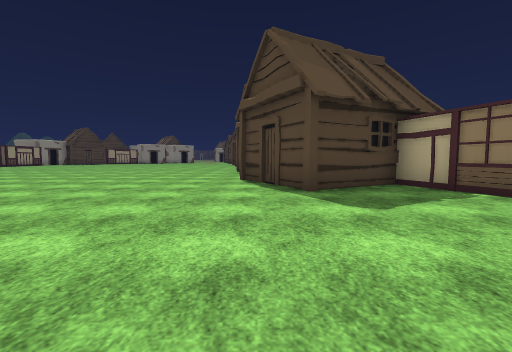
[1] (above)

23 first-person views from a walk through a scene from a Unity 3-D project. The camera is 1.2 m above the floor, tilts 4° down and sees 90° across. The floor is counted in squares, 2 m on a side. Each view is taken from the middle of a square. On the plan, view 1 faces up. The plan holds only what a view shows up to about 9 squares ahead; the rest is blank. The place goes on beyond the plan. Some animated figures are not drawn. Some surface patterns are stand-ins.

[2]
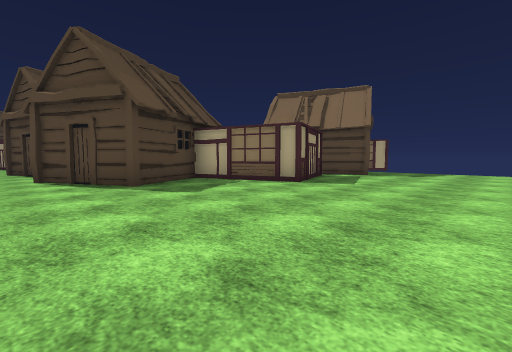

[3]
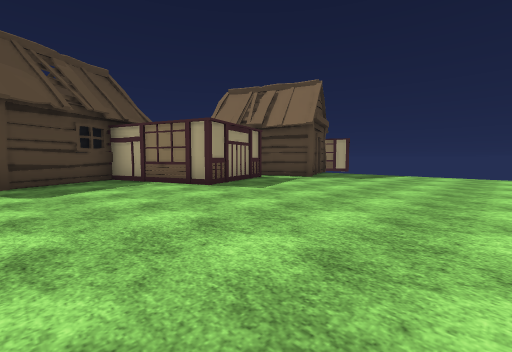

[4]
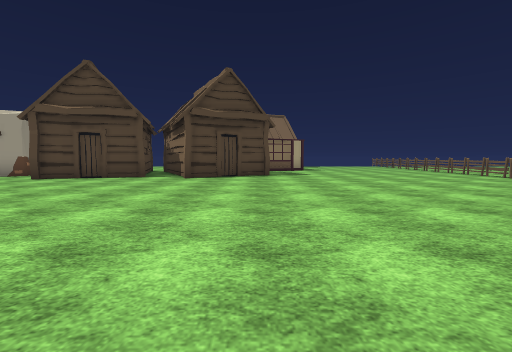

[5]
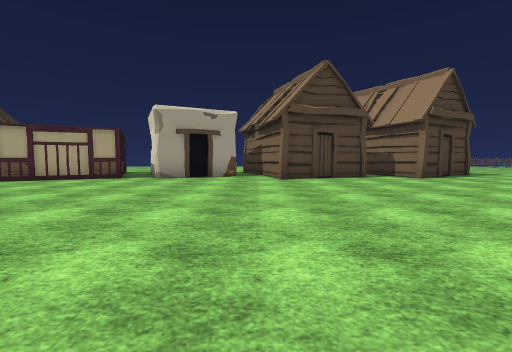

[6]
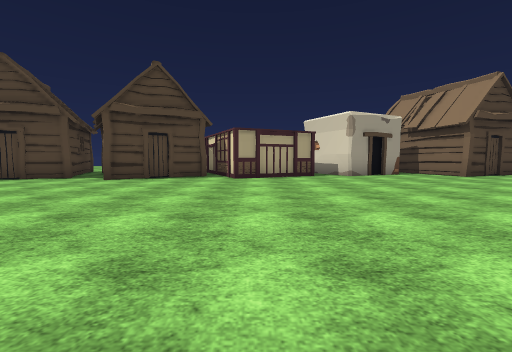

[7]
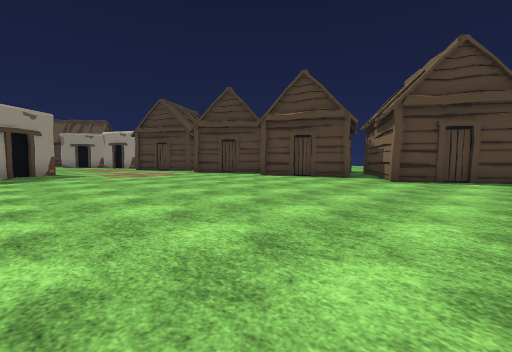

[8]
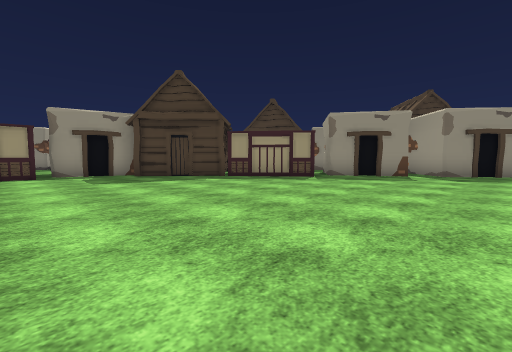

[9]
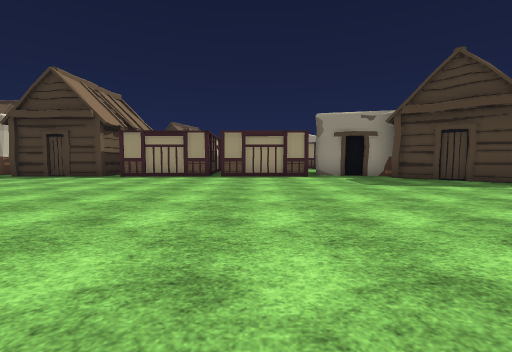

[10]
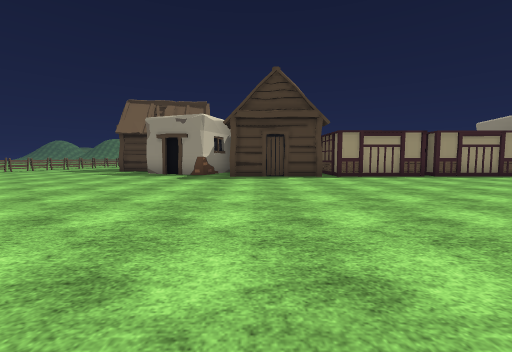

[11]
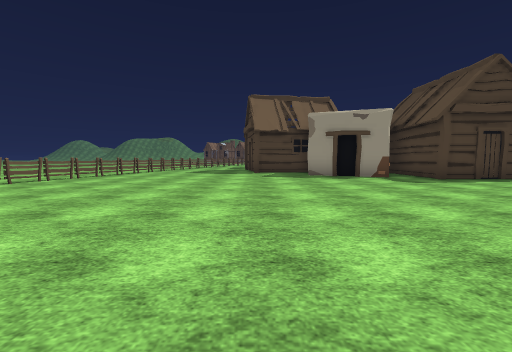

[12]
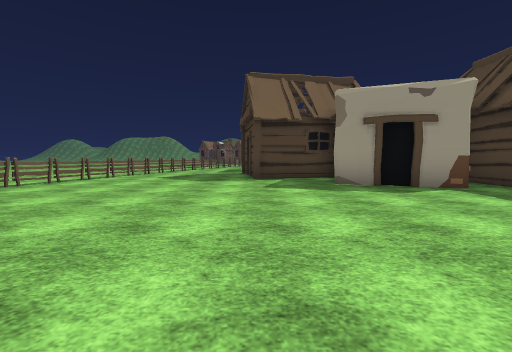

[13]
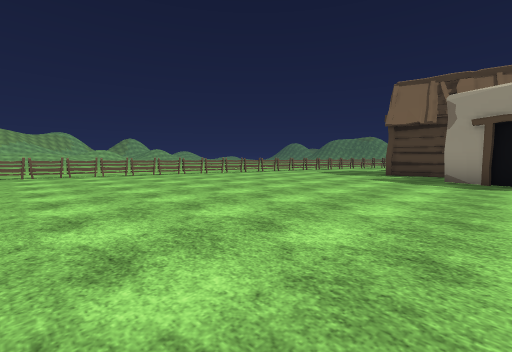

[14]
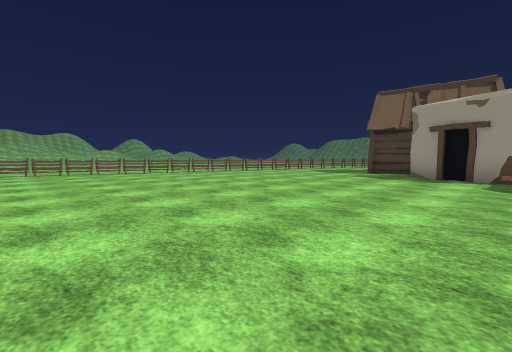

[15]
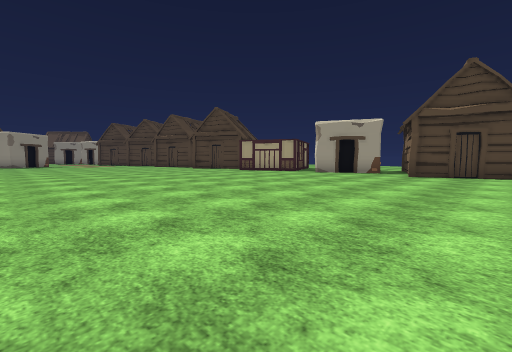

[16]
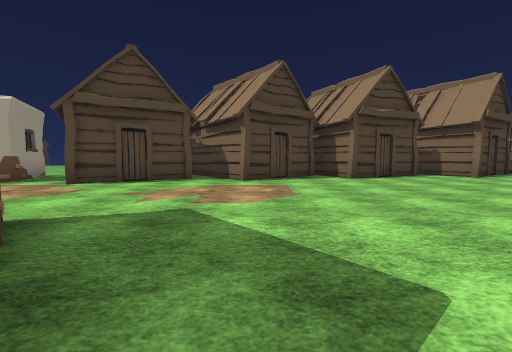

[17]
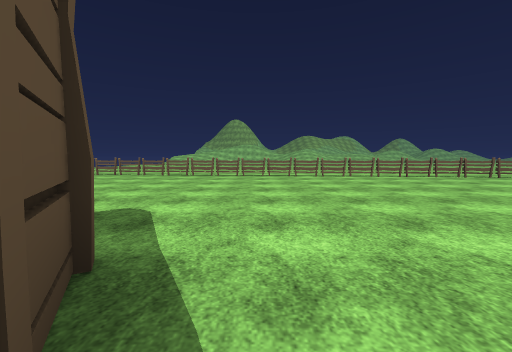

[18]
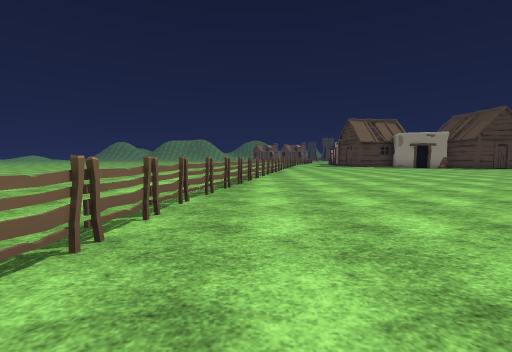

[19]
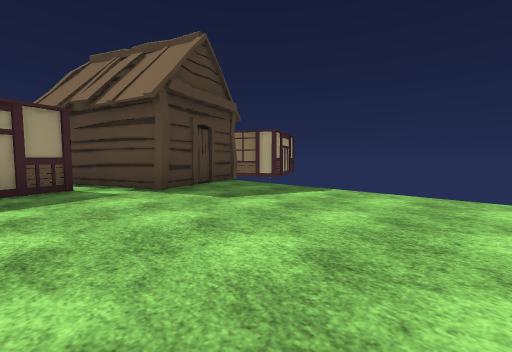

[20]
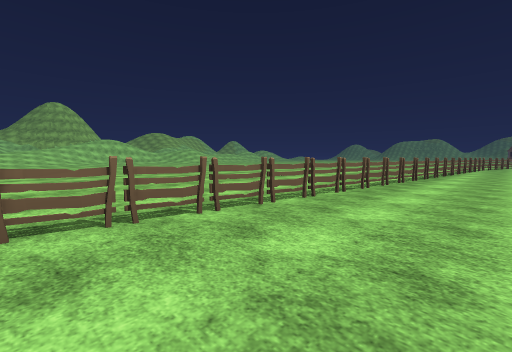

[21]
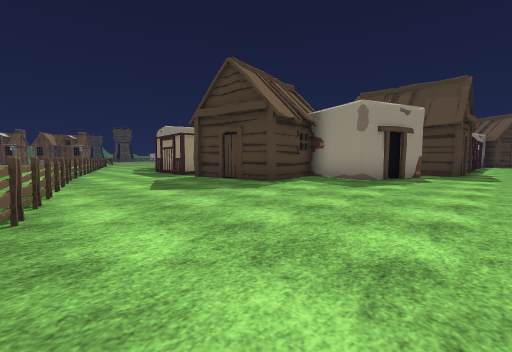

[22]
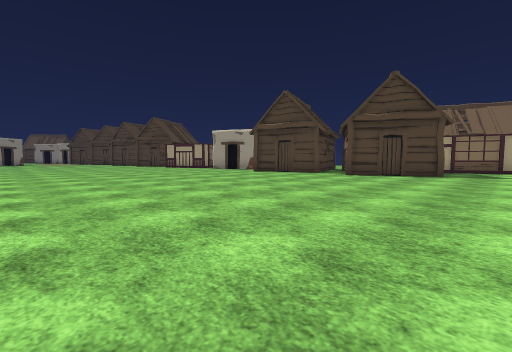

[23]
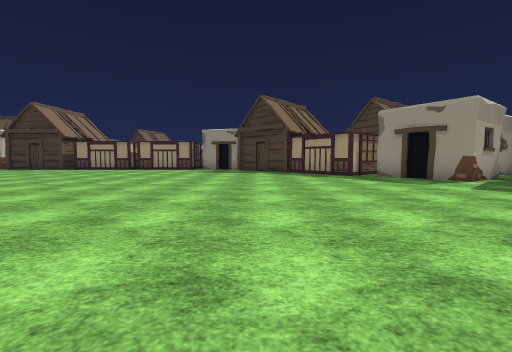

### Floor plan
Key: @ floor where view 1 was taken; # wall or solid block; . floor; = window, fence, low wall or low ledge; T thing the floor can be seen under or through.
Columns run from 22 left of view 1 to 11 right of it. Each row starts with its distance up from view 1.
 32                ....#
 31            ####....##
 30            #.#......#
 29          ###.......##
 28          #..........##
 27         ##...........#
 26        ##...........##
 25       ##............##
 24      ##..............##
 23     ##................#
 22     #...............###
 21     #................##
 20     #.................#
 19     #................##
 18     #................##
 17     #.................#
 16     #...... ..........#
 15     #...... ..........##
 14     ##................##
 13      #.................#
 12      #.................#
 11    ###................##
 10    ##.................#
  9  ###..................##
  8  #.#...................#
  7  #....................##
  6 ##.....................####
  5 .......................##.#
  4 ..........................########
  3 ...........................#..##.
  2 ##...............................
  1 ..TTT............................
  0 ......TT#.............@..........
 -1 ......  .=TT##...................
 -2    ..    .....#######............
 -3           ...........=###########

Where each view was taken, in squares from view 1:
view 1: 0 up, 0 right, facing up
view 2: 1 down, 1 left, facing up-right
view 3: 2 down, 1 right, facing up-right
view 4: 5 up, 8 left, facing right
view 5: 12 up, 8 left, facing right
view 6: 18 up, 9 left, facing right
view 7: 20 up, 9 left, facing up-right
view 8: 20 up, 8 left, facing up-left
view 9: 19 up, 9 left, facing left
view 10: 12 up, 9 left, facing left
view 11: 6 up, 10 left, facing left
view 12: 6 up, 13 left, facing left
view 13: 9 up, 11 left, facing down-left
view 14: 10 up, 10 left, facing down-left
view 15: 9 up, 10 left, facing up-right
view 16: 29 up, 10 left, facing right
view 17: 6 up, 0 right, facing down
view 18: 1 down, 3 left, facing left
view 19: 2 down, 6 right, facing up-right
view 20: 1 down, 10 right, facing down-left
view 21: 1 up, 16 left, facing up-left
view 22: 3 up, 9 left, facing up-right
view 23: 24 up, 4 left, facing left
